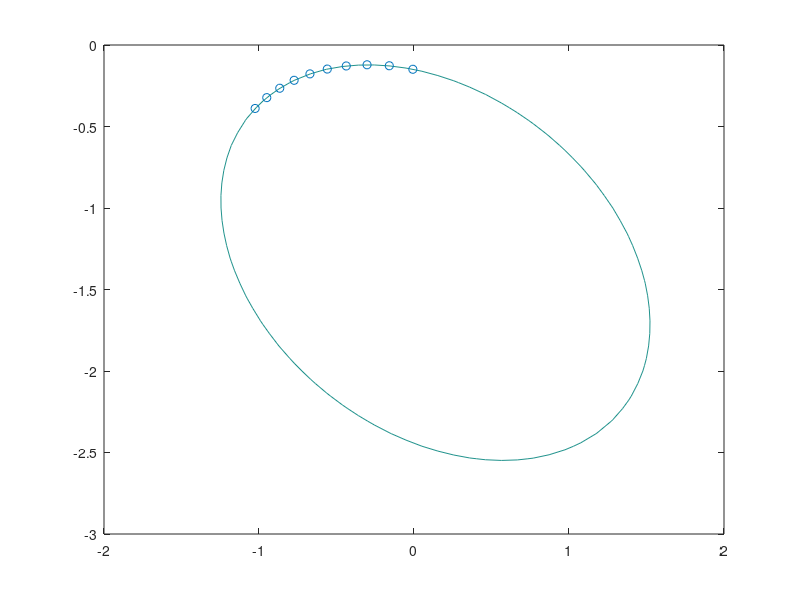
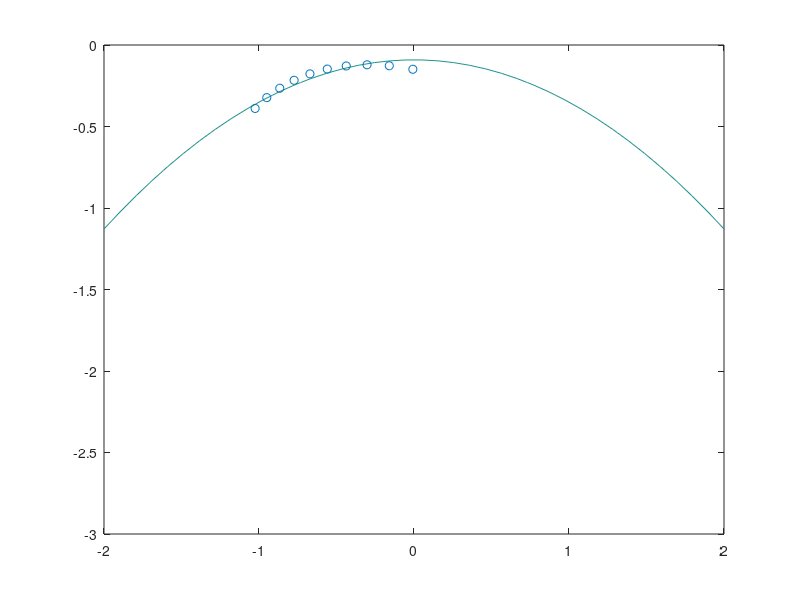

These charts were generated, in order, by the following MATLAB code:
format short;
close all;
x=[ -1.024940, -0.949898, -0.866114, -0.773392, -0.671372, -0.559524 -0.437067, -0.302909, -0.159493, -0.007464]';
y=[-0.389269, -0.322894, -0.265256, -0.216557, -0.177152, -0.147582, -0.128618, -0.121353, -0.127348, -0.148895]';

% verificam daca e eliptic (ramane intr-o elipsa)
A=[y.^2, x.*y, x, y, ones(size(x))];
md = x.^2;

coef=A\md;
a=coef(1); b=coef(2); c=coef(3); d=coef(4); e=coef(5);
disp([a,b,c,d,e]);

u=linspace(-2,2,40);
v=linspace(-3,0,40);
[X, Y]=meshgrid(u,v);  % produs cartezian intre u si v 

z=a*Y.^2+b*X.*Y+c*X+d*Y+e-X.^2;
figure(1);
contour(X,Y,z,[0,0]); hold on
plot(x,y,'o');

ere= norm(a*y.^2+b*x.*y+c*x+d*y+e-x.^2)

% verificam daca pleaca, daca e parabolica (vine si pleaca pentru
% totdeauna)
figure(2);
A=[y,ones(size(y))];
md =x.^2;
coef=A\md;
a=coef(1); 
e = coef(2);
disp([a,e]);

u=linspace(-2,2,40);
v=linspace(-3,0,40);
[X, Y]=meshgrid(u,v);  % produs cartezian intre u si v 

z=a*Y+ e-X.^2;
contour(X,Y,z,[0,0]); hold on
plot(x,y,'o');
erp= norm(a*y+e-x.^2)
